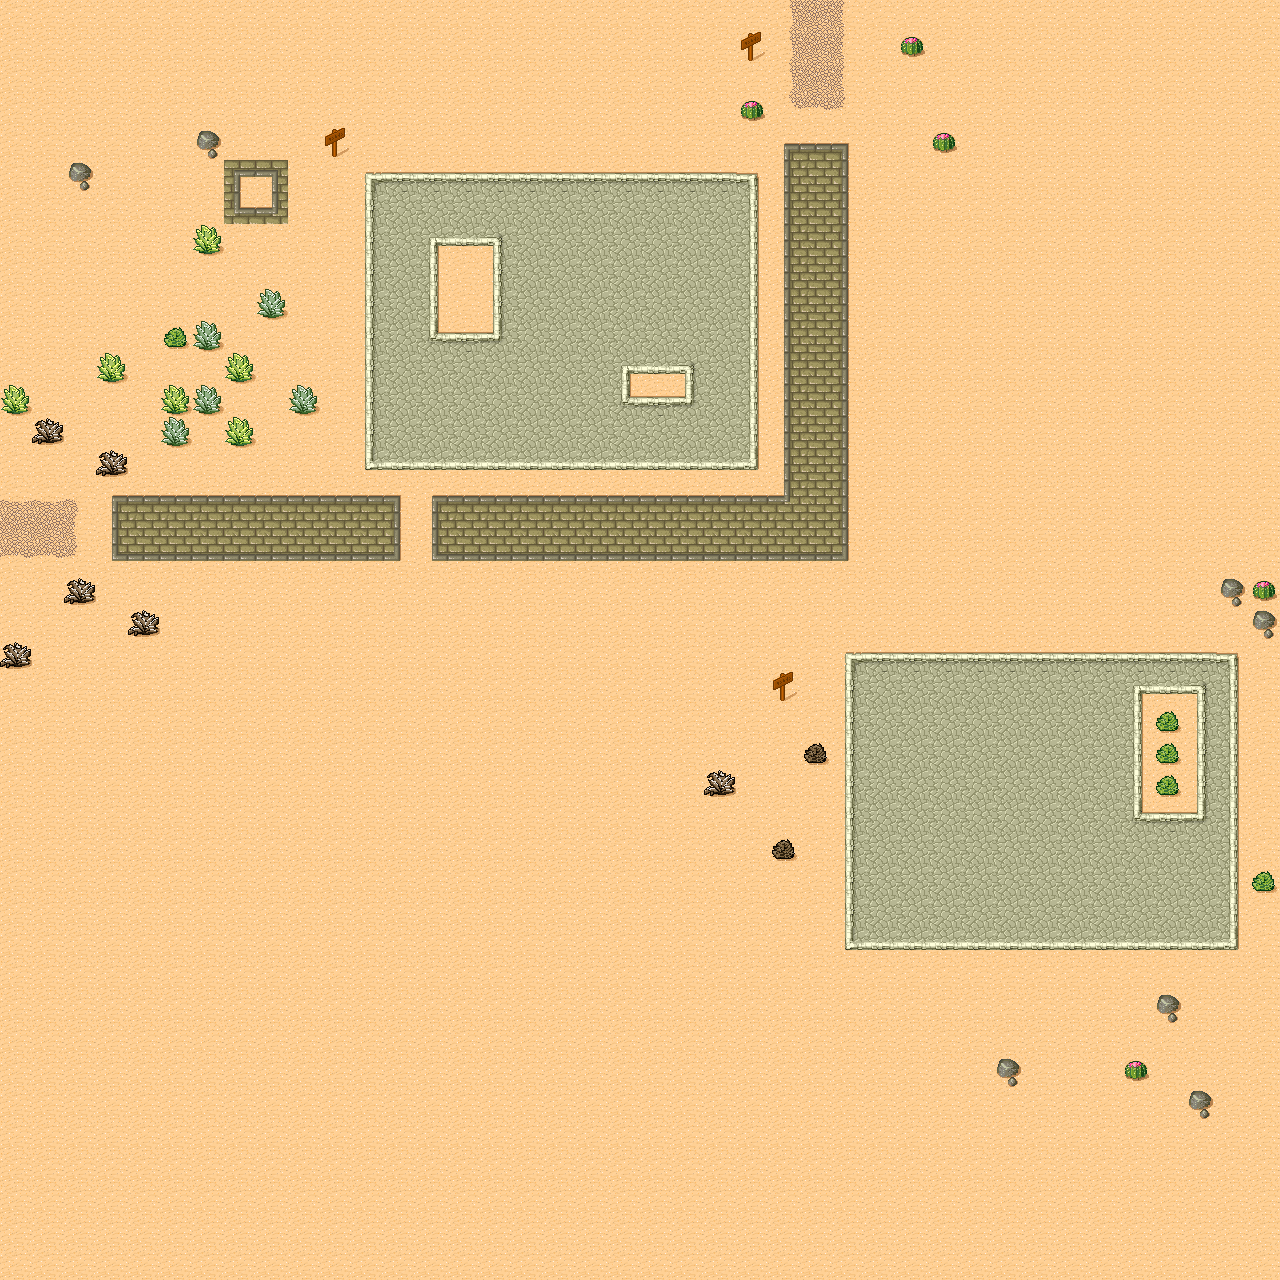

This is a level from a 2D game, rendered from its Tiled map with the project's own tilesets. A one-line summary and the complete map file follow:
An orthogonal 40x40 tile map with 32x32 px tiles, 1 tile layer (Ground) and 17 objects.

<map version="1.0" orientation="orthogonal" renderorder="right-down" width="40" height="40" tilewidth="32" tileheight="32" backgroundcolor="#ff5500" nextobjectid="18">
 <tileset firstgid="1" source="desert.tsx" />
 <layer name="Ground" width="40" height="40">
  <data encoding="csv">
30,30,30,30,30,30,30,30,30,30,30,30,30,30,30,30,30,30,30,30,30,30,30,30,14,15,16,30,30,30,30,30,30,30,30,30,30,30,30,30,
30,30,30,30,30,30,30,30,30,30,30,30,30,30,30,30,30,30,30,30,30,30,30,46,14,15,16,30,31,30,30,30,30,30,30,30,30,30,30,30,
30,30,30,30,30,30,30,30,30,30,30,30,30,30,30,30,30,30,30,30,30,30,30,30,14,15,16,30,30,30,30,30,30,30,30,30,30,30,30,30,
30,30,30,30,30,30,30,30,30,30,30,30,30,30,30,30,30,30,30,30,30,30,30,31,22,23,24,30,30,30,30,30,30,30,30,30,30,30,30,30,
30,30,30,30,30,30,32,30,30,30,46,30,30,30,30,30,30,30,30,30,30,30,30,30,1,2,3,30,30,31,30,30,30,30,30,30,30,30,30,30,
30,30,32,30,30,30,30,20,21,30,30,25,26,26,26,26,26,26,26,26,26,26,26,27,9,10,11,30,30,30,30,30,30,30,30,30,30,30,30,30,
30,30,30,30,30,30,30,28,29,30,30,33,34,34,34,34,34,34,34,34,34,34,34,35,9,10,11,30,30,30,30,30,30,30,30,30,30,30,30,30,
30,30,30,30,30,30,40,30,30,30,30,33,34,36,42,37,34,34,34,34,34,34,34,35,9,10,11,30,30,30,30,30,30,30,30,30,30,30,30,30,
30,30,30,30,30,30,30,30,30,30,30,33,34,35,30,33,34,34,34,34,34,34,34,35,9,10,11,30,30,30,30,30,30,30,30,30,30,30,30,30,
30,30,30,30,30,30,30,30,38,30,30,33,34,35,30,33,34,34,34,34,34,34,34,35,9,10,11,30,30,30,30,30,30,30,30,30,30,30,30,30,
30,30,30,30,30,48,38,30,30,30,30,33,34,44,26,45,34,34,34,34,34,34,34,35,9,10,11,30,30,30,30,30,30,30,30,30,30,30,30,30,
30,30,30,40,30,30,30,40,30,30,30,33,34,34,34,34,34,34,34,36,42,37,34,35,9,10,11,30,30,30,30,30,30,30,30,30,30,30,30,30,
40,30,30,30,30,40,38,30,30,38,30,33,34,34,34,34,34,34,34,44,26,45,34,35,9,10,11,30,30,30,30,30,30,30,30,30,30,30,30,30,
30,39,30,30,30,38,30,40,30,30,30,33,34,34,34,34,34,34,34,34,34,34,34,35,9,10,11,30,30,30,30,30,30,30,30,30,30,30,30,30,
30,30,30,39,30,30,30,30,30,30,30,41,42,42,42,42,42,42,42,42,42,42,42,43,9,10,11,30,30,30,30,30,30,30,30,30,30,30,30,30,
7,7,8,1,2,2,2,2,2,2,2,2,3,1,2,2,2,2,2,2,2,2,2,2,29,10,11,30,30,30,30,30,30,30,30,30,30,30,30,30,
15,15,16,9,10,10,10,10,10,10,10,10,11,9,10,10,10,10,10,10,10,10,10,10,10,10,11,30,30,30,30,30,30,30,30,30,30,30,30,30,
23,23,24,17,18,18,18,18,18,18,18,18,19,17,18,18,18,18,18,18,18,18,18,18,18,18,19,30,30,30,30,30,30,30,30,30,30,30,30,30,
30,30,39,30,30,30,30,30,30,30,30,30,30,30,30,30,30,30,30,30,30,30,30,30,30,30,30,30,30,30,30,30,30,30,30,30,30,30,32,31,
30,30,30,30,39,30,30,30,30,30,30,30,30,30,30,30,30,30,30,30,30,30,30,30,30,30,30,30,30,30,30,30,30,30,30,30,30,30,30,32,
39,30,30,30,30,30,30,30,30,30,30,30,30,30,30,30,30,30,30,30,30,30,30,30,30,30,25,26,26,26,26,26,26,26,26,26,26,26,27,30,
30,30,30,30,30,30,30,30,30,30,30,30,30,30,30,30,30,30,30,30,30,30,30,30,46,30,33,34,34,34,34,34,34,34,34,36,42,37,35,30,
30,30,30,30,30,30,30,30,30,30,30,30,30,30,30,30,30,30,30,30,30,30,30,30,30,30,33,34,34,34,34,34,34,34,34,35,48,33,35,30,
30,30,30,30,30,30,30,30,30,30,30,30,30,30,30,30,30,30,30,30,30,30,30,30,30,47,33,34,34,34,34,34,34,34,34,35,48,33,35,30,
30,30,30,30,30,30,30,30,30,30,30,30,30,30,30,30,30,30,30,30,30,30,39,30,30,30,33,34,34,34,34,34,34,34,34,35,48,33,35,30,
30,30,30,30,30,30,30,30,30,30,30,30,30,30,30,30,30,30,30,30,30,30,30,30,30,30,33,34,34,34,34,34,34,34,34,44,26,45,35,30,
30,30,30,30,30,30,30,30,30,30,30,30,30,30,30,30,30,30,30,30,30,30,30,30,47,30,33,34,34,34,34,34,34,34,34,34,34,34,35,30,
30,30,30,30,30,30,30,30,30,30,30,30,30,30,30,30,30,30,30,30,30,30,30,30,30,30,33,34,34,34,34,34,34,34,34,34,34,34,35,48,
30,30,30,30,30,30,30,30,30,30,30,30,30,30,30,30,30,30,30,30,30,30,30,30,30,30,33,34,34,34,34,34,34,34,34,34,34,34,35,30,
30,30,30,30,30,30,30,30,30,30,30,30,30,30,30,30,30,30,30,30,30,30,30,30,30,30,41,42,42,42,42,42,42,42,42,42,42,42,43,30,
30,30,30,30,30,30,30,30,30,30,30,30,30,30,30,30,30,30,30,30,30,30,30,30,30,30,30,30,30,30,30,30,30,30,30,30,30,30,30,30,
30,30,30,30,30,30,30,30,30,30,30,30,30,30,30,30,30,30,30,30,30,30,30,30,30,30,30,30,30,30,30,30,30,30,30,30,32,30,30,30,
30,30,30,30,30,30,30,30,30,30,30,30,30,30,30,30,30,30,30,30,30,30,30,30,30,30,30,30,30,30,30,30,30,30,30,30,30,30,30,30,
30,30,30,30,30,30,30,30,30,30,30,30,30,30,30,30,30,30,30,30,30,30,30,30,30,30,30,30,30,30,30,32,30,30,30,31,30,30,30,30,
30,30,30,30,30,30,30,30,30,30,30,30,30,30,30,30,30,30,30,30,30,30,30,30,30,30,30,30,30,30,30,30,30,30,30,30,30,32,30,30,
30,30,30,30,30,30,30,30,30,30,30,30,30,30,30,30,30,30,30,30,30,30,30,30,30,30,30,30,30,30,30,30,30,30,30,30,30,30,30,30,
30,30,30,30,30,30,30,30,30,30,30,30,30,30,30,30,30,30,30,30,30,30,30,30,30,30,30,30,30,30,30,30,30,30,30,30,30,30,30,30,
30,30,30,30,30,30,30,30,30,30,30,30,30,30,30,30,30,30,30,30,30,30,30,30,30,30,30,30,30,30,30,30,30,30,30,30,30,30,30,30,
30,30,30,30,30,30,30,30,30,30,30,30,30,30,30,30,30,30,30,30,30,30,30,30,30,30,30,30,30,30,30,30,30,30,30,30,30,30,30,30,
30,30,30,30,30,30,30,30,30,30,30,30,30,30,30,30,30,30,30,30,30,30,30,30,30,30,30,30,30,30,30,30,30,30,30,30,30,30,30,30
</data>
 </layer>
 <objectgroup name="Camada de Objectos 1" visible="0">
  <object id="1" x="210" y="146" width="92" height="91.3333" />
  <object id="2" x="99.3333" y="483" width="314" height="88" />
  <object id="3" x="355" y="164" width="410.333" height="314" />
  <object id="4" x="418.667" y="483" width="439.333" height="88" />
  <object id="5" x="770" y="132" width="88" height="365" />
  <object id="6" x="834.667" y="644" width="411.333" height="313" />
  <object id="7" x="60" y="156" width="36" height="36">
   <ellipse />
  </object>
  <object id="8" x="189" y="123" width="36" height="36">
   <ellipse />
  </object>
  <object id="9" x="733" y="18.6667" width="36" height="57.3333">
   <ellipse />
  </object>
  <object id="10" x="1213" y="574" width="36" height="36">
   <ellipse />
  </object>
  <object id="11" x="1247" y="603" width="36" height="36">
   <ellipse />
  </object>
  <object id="12" x="765" y="667" width="36" height="36" visible="0">
   <ellipse />
  </object>
  <object id="13" x="317" y="114.667" width="36" height="53.3333">
   <ellipse />
  </object>
  <object id="14" x="765" y="658" width="36" height="60">
   <ellipse />
  </object>
  <object id="15" x="1150" y="990.333" width="36" height="36">
   <ellipse />
  </object>
  <object id="16" x="989.333" y="1054" width="36" height="36">
   <ellipse />
  </object>
  <object id="17" x="1181.33" y="1085.33" width="36" height="36">
   <ellipse />
  </object>
 </objectgroup>
</map>
